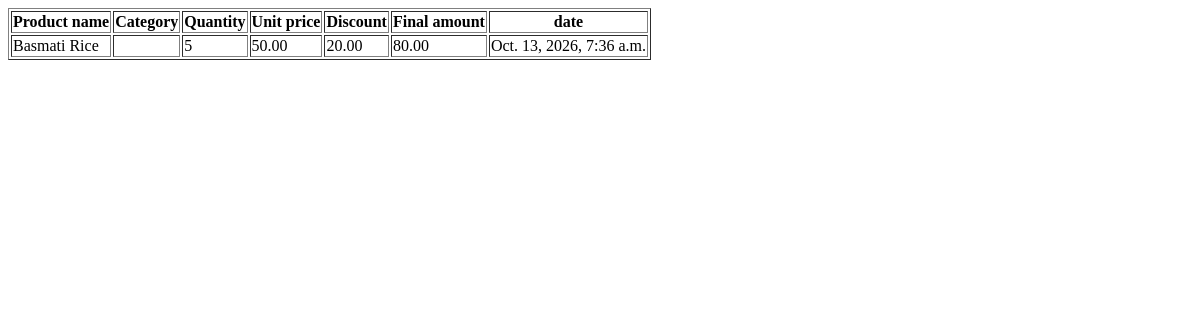
Page /ViewSales on the earlier database version.
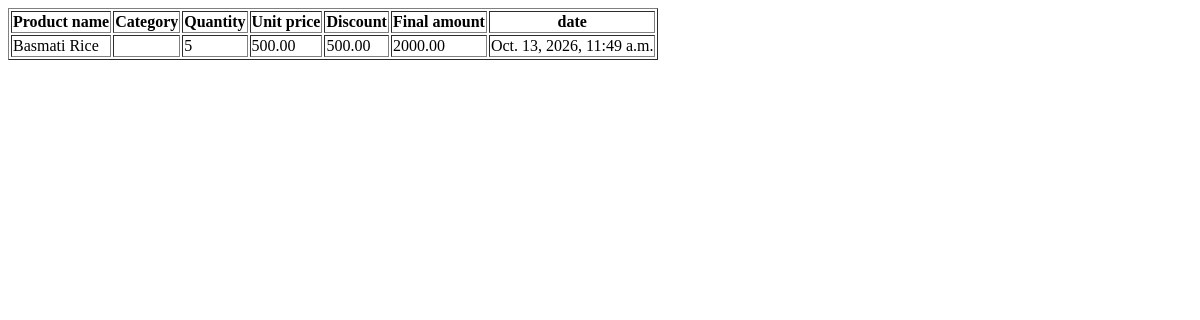
Same page on the later database version.
### RetailIQApp/models.py (models this page shows)
class Product_Table(models.Model):
    product_name = models.CharField(max_length=20, null=True, blank=True)
    Brand = models.CharField(max_length=20, null=True, blank=True)
    Expiry_Date = models.DateField(null=True, blank=True)
    Manufacturing_Date = models.DateField(null=True, blank=True)
    Category = models.CharField(max_length=20, null=True, blank=True)
    Supplier_Name = models.CharField(max_length=20, null=True, blank=True)
    Supplier_email = models.CharField(max_length=20, null=True, blank=True)
    Supplier_Phone = models.CharField(max_length=20, null=True, blank=True)
    Barcode = models.IntegerField(null=True, blank=True)
    Purchase_Price = models.IntegerField(null=True, blank=True)
    Selling_Price = models.IntegerField(null=True, blank=True)
    Unit = models.IntegerField(null=True, blank=True)
    Description = models.CharField(max_length=20, null=True, blank=True)
    Discount = models.CharField(max_length=20, null=True, blank=True)
    Offers = models.CharField(max_length=20, null=True, blank=True)

class OrderTable(models.Model):
    bill_number = models.CharField(max_length=20, null=True, blank=True)
    customer_id = models.ForeignKey(CustomerTable, on_delete=models.CASCADE, null=True, blank=True)
    product = models.ForeignKey(Product_Table, on_delete=models.CASCADE, null=True, blank=True)
    date_time = models.DateTimeField(auto_now_add=True)
    unit_price = models.DecimalField(max_digits=10, decimal_places=2, null=True, blank=True)
    quantity = models.IntegerField(null=True, blank=True)
    total_price = models.DecimalField(max_digits=10, decimal_places=2, null=True, blank=True)
    discount_amoount = models.DecimalField(max_digits=10, decimal_places=2, null=True, blank=True)
    final_price = models.DecimalField(max_digits=10, decimal_places=2, null=True, blank=True)
    payment_method = models.CharField(max_length=20, null=True, blank=True)

### RetailIQApp/views.py (the view)
# urls.py: path('ViewSales',ViewSales.as_view(),name='ViewSales'),
class ViewSales(View):
    def get(self,request):
        obj1 = OrderTable.objects.all()
        obj2 = Product_Table.objects.all()
        return render(request,'shop/ViewSales.html', {'order_data':obj1, 'product_data':obj2})

### templates/Shop/viewSales.html (shortened to what this page needs)
<!DOCTYPE html>
<html lang="en">
<head>
</head>
<body>
    <table border="1">
        <tr>
            <th>Product name</th>
            <th>Category</th>
            <th>Quantity</th>
            <th>Unit price</th>
            <th>Discount</th>
            <th>Final amount</th>
            <th>date</th>
        </tr>
        {% for i in order_data %}
        {% for j in product_data %}
                    <tr>
                        <td>{{ j.product_name }}</td>
                        <td>{{ j.category }}</td>
                        <td>{{ i.quantity }}</td>
                        <td>{{ i.unit_price }}</td>
                        <td>{{ i.discount_amoount }}</td>
                        <td>{{ i.final_price }}</td>
                        <td>{{ i.date_time }}</td>
                    </tr>
            {% endfor %}
        {% endfor %}
    </table>
</body>
</html>

Differences in the rows shown:
removed OrderTable: quantity "5", unit_price "50.00", discount_amoount "20.00", final_price "80.00", date_time "Oct. 13, 2026, 7:36 a.m.", Product_Table (product_name "Basmati Rice")
added OrderTable: quantity "5", unit_price "500.00", discount_amoount "500.00", final_price "2000.00", date_time "Oct. 13, 2026, 11:49 a.m.", Product_Table (product_name "Basmati Rice")
